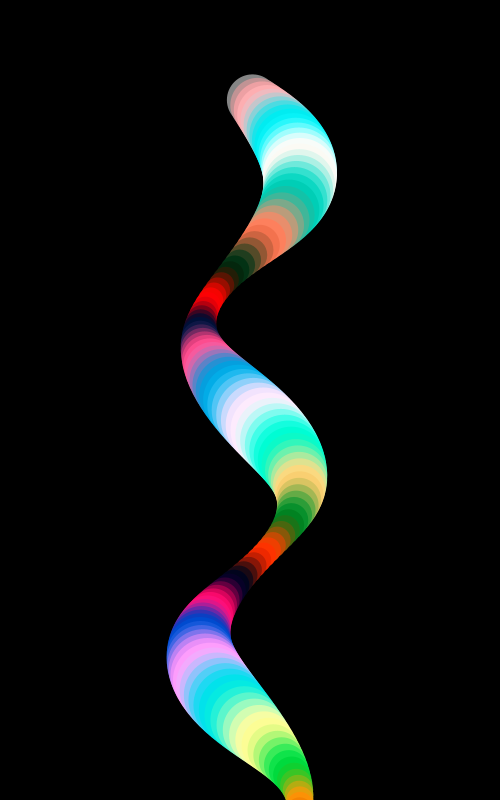
Frame 1 (no input)
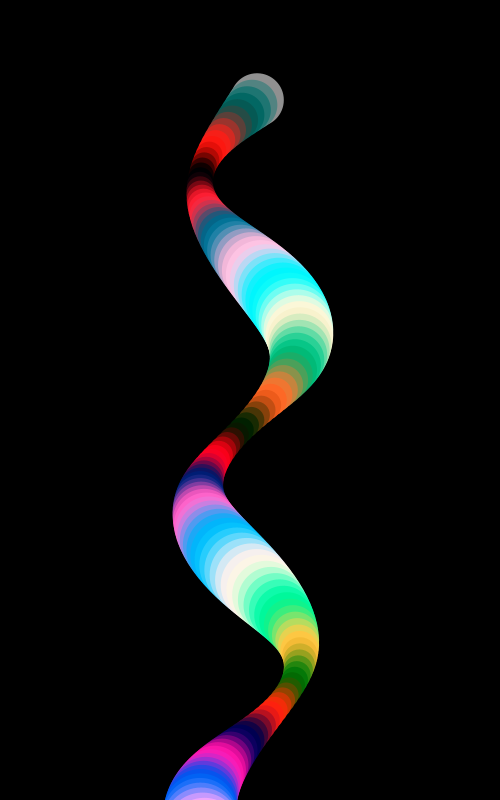
Frame 60 (the mouse pressed at the canvas centre just before this capture)
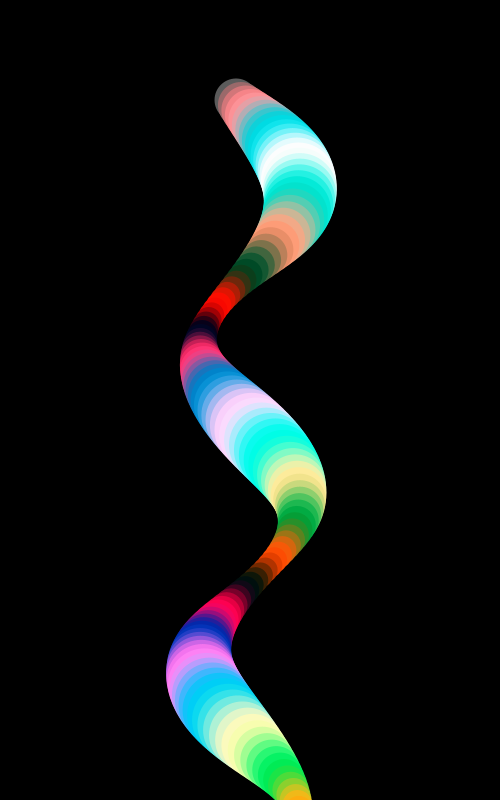
Frame 120 (the mouse held since frame 60 and released just before this capture)

The Processing sketch that drew these frames (run headless with seeded random() and noise(); from frame 60 on, the mouse is pressed at the canvas centre):

// Processing sketch: oscilacion_culebra
// ── oscilacion_culebra.pde
float vel;
float posX;
float posY;
float size;

float radius;

void setup() {
  size(500, 800);

  posX = width/2;
  posY = 100;
  size = 100;
  radius = 100;

  noStroke();
}

void draw() {
  background(0);
  for (int i=0; i<400; i++) {
    posX = width/2 + sin(frameCount*0.05 + 0.1*i)*radius/2;
    
    fill(  127 + 127 * sin(frameCount*0.05 + 0.5*i), 
    127 + 127 * sin(frameCount*0.05 + 0.11*i), 
    127 + 127 * sin(frameCount*0.05 + 0.12*i));
   
    ellipse(posX, posY + 5*i, size/2 + size/4*sin(frameCount*0.05 + 0.12*i), size/2 + size/4*sin(frameCount*0.05 + 0.12*i));
  }
}
